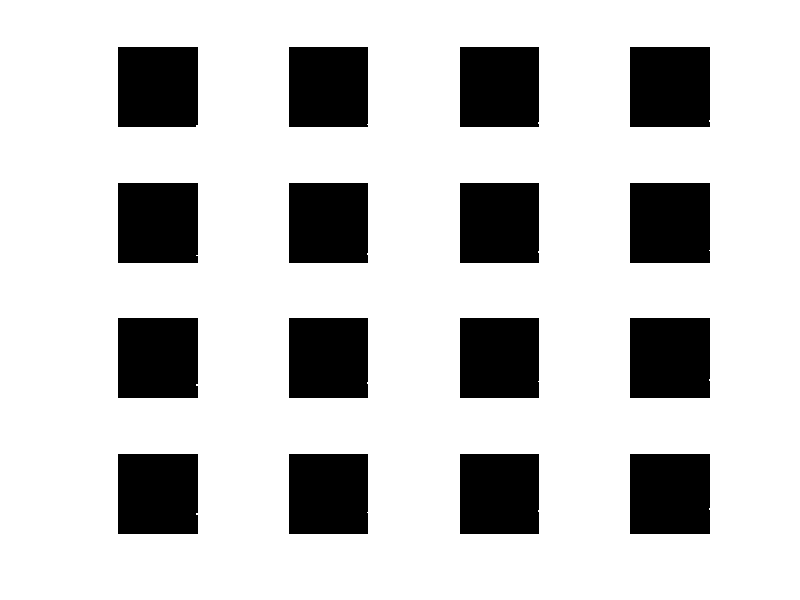
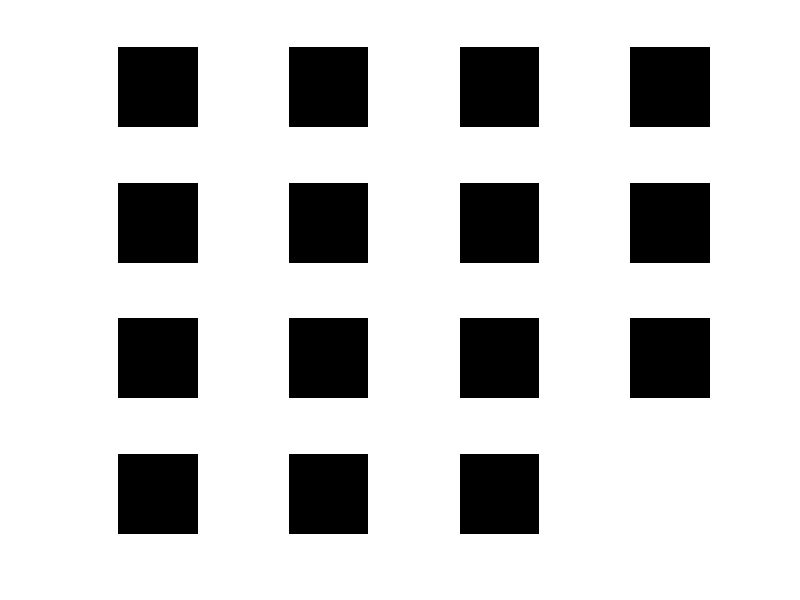

These figures' MATLAB source, in order:
%% load data
clear;
close all;
clc;
imgDataPath1 = 'trainset/';
imgDataPath2 = 'testset/';
imgDataDir1  = dir(imgDataPath1);             % all folders
imgDataDir2  = dir(imgDataPath2); 
train = zeros(50,50,240);
test = zeros(50,50,60);
trainvector = zeros(240,2500);
testvector = zeros(60,2500);
for i = 3:length(imgDataDir1)
    if(isequal(imgDataDir1(i).name,'.')||... % hidden
       isequal(imgDataDir1(i).name,'..')||...
       ~imgDataDir1(i).isdir)                % non-folder
        continue;
    end
    imgDir1 = dir([imgDataPath1 imgDataDir1(i).name '/*.jpg']); 
    for j =1:length(imgDir1)                 % all pictures
        train(:,:,(i-3)*40+j) = imread([imgDataPath1 imgDataDir1(i).name '/' imgDir1(j).name]);
        trainvector((i-3)*40+j,:) = reshape(train(:,:,(i-3)*40+j),[1,2500]);
    end
end
for i = 3:length(imgDataDir2)
    if(isequal(imgDataDir2(i).name,'.')||... % hidden
       isequal(imgDataDir2(i).name,'..')||...
       ~imgDataDir2(i).isdir)                % non-folder
        continue;
    end
    imgDir2 = dir([imgDataPath2 imgDataDir2(i).name '/*.jpg']); 
    for j =1:length(imgDir2)                 % all pictures
        test(:,:,(i-3)*10+j) = imread([imgDataPath2 imgDataDir2(i).name '/' imgDir2(j).name]);
        testvector((i-3)*10+j,:) = reshape(test(:,:,(i-3)*10+j),[1,2500]);
    end
end

%% PCA
covariance = cov(trainvector);
[eigenV,eigenD] = eig(covariance);
PCmatrix = zeros(50,50,16);
figure;
for i = 1:16
    PCmatrix(:,:,i) = reshape(eigenV(:,2501-i),[50,50]);
    subplot(4,4,i);
    imshow(normalize(PCmatrix(:,:,i),'range'));
end

%% RDA
s=1;
w = zeros(2500,15);
figure;
for i = 1:5
    for j = i+1:6
        miu1 = mean( trainvector((i-1)*40+1:i*40,:) )';
        miu2 = mean( trainvector((j-1)*40+1:j*40,:) )';
        sig1 = cov( trainvector((i-1)*40+1:i*40,:) );
        sig2 = cov( trainvector((j-1)*40+1:j*40,:) );
        w(:,s) = (sig1+sig2+eye(2500)) \ (miu1-miu2);
        RDA_result = normalize( reshape(w(:,s),[50,50]), 'range' );
        subplot(4,4,s);
        imshow(RDA_result);
        s=s+1;
    end
end
w = normalize(w,'norm');

%% PCA gaussian
% learning
z_pcatrain = zeros(15,40,6);
miu3 = zeros(15,6);
sig3 = zeros(15,15,6);
average = mean( trainvector )';
for c = 1:6
    for i = 1:15
        z_pcatrain(i,:,c) = eigenV(:,2501-i)' * (trainvector((c-1)*40+1:c*40,:)' - average);
        miu3(i,c) = mean(z_pcatrain(i,:,c));
    end
    sig3(:,:,c) = cov(z_pcatrain(:,:,c)');
end
% test
z_pcatest = zeros(15,60);
for i = 1:15
    z_pcatest(i,:) = eigenV(:,2501-i)' * (testvector' - average);
end
prob_pca = zeros(1,6);
pcatest_result = zeros(1,60);
pca_error = zeros(1,60);
for n = 1:60
    for c = 1:6
       prob_pca(c) = (z_pcatest(:,n)-miu3(:,c))' / sig3(:,:,c) * (z_pcatest(:,n)-miu3(:,c)) + log(det(sig3(:,:,c)));
    end
	[~,pcatest_result(n)] = min(prob_pca);
    pca_error(n) = (pcatest_result(n) ~= fix(n/10)+1);
end

%% LDA gaussian
% learning
z_ldatrain = zeros(15,40,6);
miu4 = zeros(15,6);
sig4 = zeros(15,15,6);

for c = 1:6
    for i = 1:15
        z_ldatrain(i,:,c) = w(:,i)' * (trainvector((c-1)*40+1:c*40,:)' - average);
        miu4(i,c) = mean(z_ldatrain(i,:,c));
    end
    sig4(:,:,c) = cov(z_ldatrain(:,:,c)');
end
% test
z_ldatest = zeros(15,60);
for i = 1:15
    z_ldatest(i,:) = w(:,i)' * (testvector' - average);
end
prob_lda = zeros(1,6);
ldatest_result = zeros(1,60);
lda_error = zeros(1,60);
for n = 1:60
    for c = 1:6
       prob_lda(c) = (z_ldatest(:,n)-miu4(:,c))' / sig4(:,:,c) * (z_ldatest(:,n)-miu4(:,c)) + log(det(sig4(:,:,c)));
    end
	[~,ldatest_result(n)] = min(prob_lda);
    lda_error(n) = (ldatest_result(n) ~= fix(n/10)+1);
end

%% PCA + LDA
% learning
z_mid1 = zeros(240,30);
for c = 1:6
    for i = 1:30
        z_mid1((c-1)*40+1:c*40,i) = eigenV(:,2501-i)' * (trainvector((c-1)*40+1:c*40,:)' - average);
    end
end

s=1;
z_mid2 = zeros(30,15);
for m = 1:5
    for n = m+1:6
        miu1 = mean( z_mid1((m-1)*40+1:m*40,:) )';
        miu2 = mean( z_mid1((n-1)*40+1:n*40,:) )';
        sig1 = cov( z_mid1((m-1)*40+1:m*40,:) );
        sig2 = cov( z_mid1((n-1)*40+1:n*40,:) );
        z_mid2(:,s) = (sig1+sig2) \ (miu1-miu2);
        s=s+1;
    end
end
z_mid2 = normalize(z_mid2,'norm');
z_train = zeros(15,40,6);
miu5 = zeros(15,6);
sig5 = zeros(15,15,6);
for c = 1:6
    for i = 1:15
        z_train(i,:,c) = z_mid2(:,i)' * z_mid1((c-1)*40+1:c*40,:)';
        miu5(i,c) = mean(z_train(i,:,c));
    end
    sig5(:,:,c) = cov(z_train(:,:,c)');
end
% test
z_testmid = zeros(30,60);
z_testfin = zeros(15,60);
for i = 1:30
    z_testmid(i,:) = eigenV(:,2501-i)' * (testvector' - average);
end
    z_testfin = z_mid2' * z_testmid;
prob = zeros(1,6);
test_result = zeros(1,60);
error = zeros(1,60);
for n = 1:60
    for c = 1:6
       prob(c) = (z_testfin(:,n)-miu5(:,c))' / sig5(:,:,c) * (z_testfin(:,n)-miu5(:,c)) + log(det(sig5(:,:,c)));
    end
	[~,test_result(n)] = min(prob);
    error(n) = (test_result(n) ~= fix(n/10)+1);
end